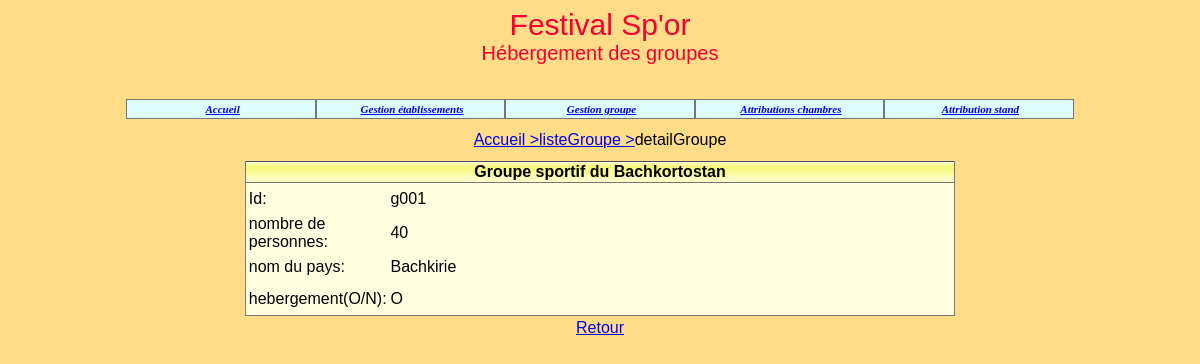
/detailGroupe.php?idGroupe=g001, run on the app's committed database.
### tables this page shows
create table Groupe
(idGroupe char(4) not null, 
nomGroupe varchar(40) not null, 
identiteResponsable varchar(40) default null,
adressePostale varchar(120) default null,
nombrePersonnes integer not null, 
nomPays varchar(40) not null, 
hebergement char(1) not null,
ligue varchar(40) default null,
stand bool not null,
constraint pk_Groupe primary key(idGroupe));

### _gestionBase.inc.php (called while the page is built, shortened)
<?php
function obtenirDetailGroupe($connexion, $id)
{
   $req="select * from Groupe where idGroupe='$id'";
   $rsGroupe= $connexion->query($req);
   return $rsGroupe->fetchAll();
}
?>

### detailGroupe.php (the view, shortened to what this page needs)
<?php
include("connexion-PDO.php");
include("_debut.inc.php");
include("_gestionBase.inc.php");
include("_controlesEtGestionErreurs.inc.php");
echo "<table width='80%' cellpadding='0' cellspacing='0' align='center'>
   <tr>
   <td align='center'><a href='index.php'>Accueil ></a><a href='listeGroupe.php'>listeGroupe ></a>detailGroupe
   </tr>
</table>
<br>";
$idGroupe=$_REQUEST['idGroupe'];
$lgGroupe=obtenirDetailGroupe($connexion, $idGroupe);
foreach ($lgGroupe as $row)
{
$nomGroupe=$row['nomGroupe'];
$nombrePersonnes=$row['nombrePersonnes'];
$nomPays = $row['nomPays'];
$hebergement = $row['hebergement'];
}
echo "
<table width='60%' cellspacing='0' cellpadding='0' align='center'
class='tabNonQuadrille'>
   <tr class='enTeteTabNonQuad'>
      <td colspan='3'>$nomGroupe</td>
   </tr>
   <tr class='ligneTabNonQuad'>
      <td  width='20%'> Id: </td>
      <td>$idGroupe</td>
   </tr>
   <tr class='ligneTabNonQuad'>
      <td> nombre de personnes: </td>
      <td>$nombrePersonnes</td>
   </tr>
   <tr class='ligneTabNonQuad'>
      <td> nom du pays: </td>
      <td>$nomPays</td>
   </tr>
   <tr class='ligneTabNonQuad'>
      <td> hebergement(O/N): </td>
      <td>$hebergement</td>
   </tr>
</table>
<table align='center'>
   <tr>
      <td align='center'><a href='listeGroupe.php'>Retour</a>
      </td>
   </tr>
</table>";
?>

### css/cssGeneral.css (style rules this page uses)
.basePage { background-color:#FFDD88; color:black; font:11px Arial, Helvetica, sans-serif; }
td,tr { font:16px Arial, Helvetica, sans-serif; }
table.tabNonQuadrille { background-color:#FFFFE0; border-bottom:1px solid #777777; border-right:1px solid #777777; border-left:1px solid #777777; border-top:1px #777777; color:black; }
tr.enTeteTabNonQuad td { background-image:url('../images/xpBarre.jpg'); height:21px; text-align:center; font-weight:bold; border-bottom:1px solid #777777; }
tr.ligneTabNonQuad td { background-color:#FFFFE0; height:32px; text-align:left; padding-left:3px; color:black; }

### data on the page
groupe: nomGroupe "Groupe sportif du Bachkortostan", nombrePersonnes "40", nomPays "Bachkirie", hebergement "O"

### other printed values
$idGroupe "g001"
